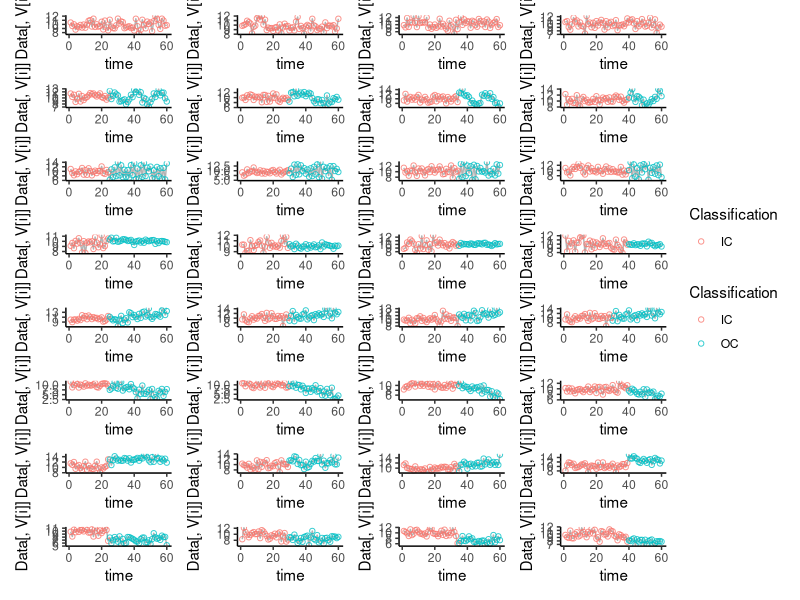
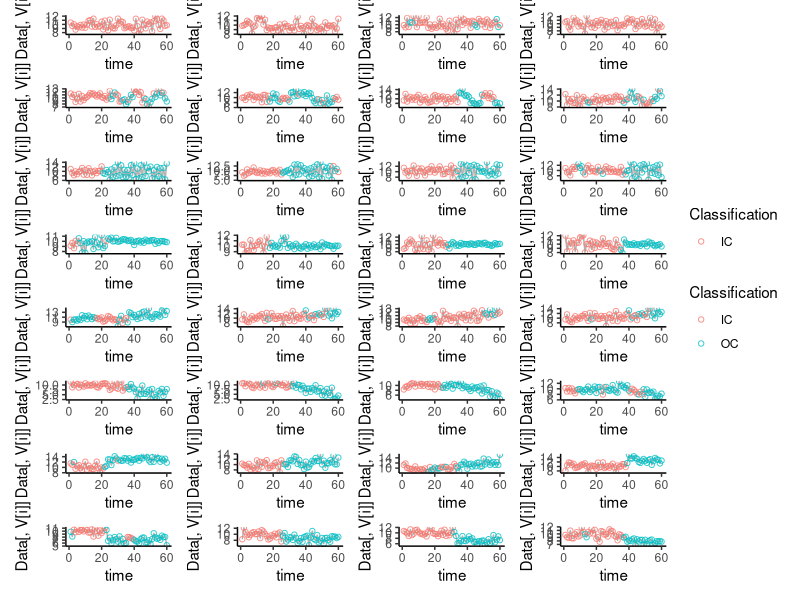
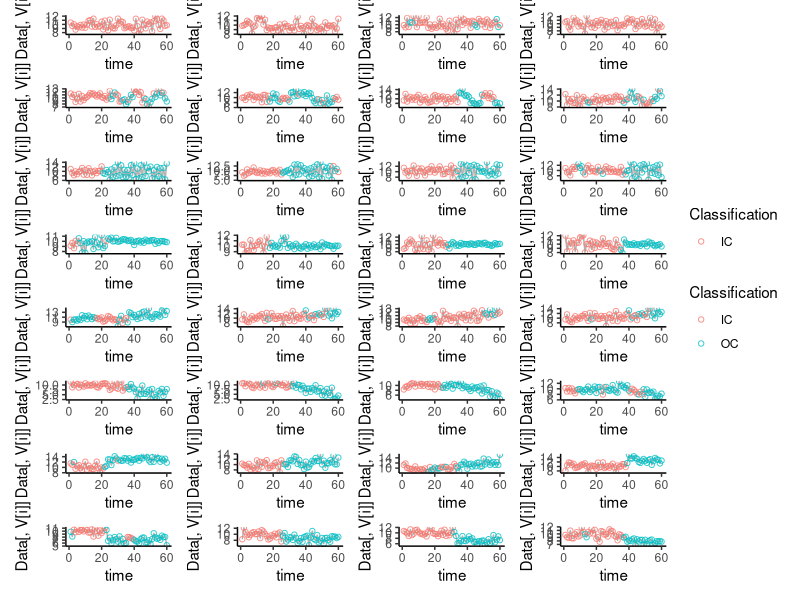

The R script that drew these images, in order:
if (!require("ggplot2")) {
  install.packages("ggplot2")
  library("ggplot2")
}

if (!require("egg")) {
  install.packages("egg")
  library("egg")
}

if (!require("patchwork")) {
  install.packages("patchwork")
  library("patchwork")
}

#Dataset1 Visualization
TimeSeries1 <- read.csv(file = "TimeSeries1.csv",
                        header = TRUE, row.names = 1)
TimeSeries1_Classification <- read.csv(file = "TimeSeries1_Classification.csv",
                        header = TRUE, row.names = 1)

TS1 <- as.data.frame(t(TimeSeries1))
TS1_Class <- as.data.frame(t(TimeSeries1_Classification))

V1 <- c(5, 10, 15, 20)
V2 <- c(45, 50, 55, 60)
V3 <- c(85, 90, 95, 100)
V4 <- c(125, 130, 135, 140)
V5 <- c(165, 170, 175, 170)
V6 <- c(205, 210, 215, 220)
V7 <- c(245, 250, 255, 260)
V8 <- c(285, 290, 295, 300)


plot_series <- function(Data, Class, V)
{
  time <- 1:60
  plot_list <- list()
  for (i in 1:length(V)){
    plot_list[[i]] <- local({
      i <- i
      p <- ggplot(data = Data, mapping = aes(x = time, y = Data[, V[i]]))
      p <- p + geom_line(alpha = 0.3) +
        geom_point(data = Class, aes(x = time, y = Data[, V[i]],
                                    color = as.factor(Class[, V[i]])),
                                    alpha = 0.8, shape = 21) +
        scale_color_discrete(name = "Classification", labels = c("IC", "OC")) +
        theme_classic()
      })
    }
  return(plot_list)
}

p1 <- c(plot_series(TS1, TS1_Class, V1),
        plot_series(TS1, TS1_Class, V2),
        plot_series(TS1, TS1_Class, V3),
        plot_series(TS1, TS1_Class, V4),
        plot_series(TS1, TS1_Class, V5),
        plot_series(TS1, TS1_Class, V6),
        plot_series(TS1, TS1_Class, V7),
        plot_series(TS1, TS1_Class, V8))

Data1 <- wrap_plots(p1, ncol = 4) + plot_layout(guides = "collect")

#Dataset1 with WE anomalies visualization

NE_TS1_Class <- read.csv(file = "TimeSeries1_Nelson_Classification.csv",
                        header = TRUE, row.names = 1)
NE_TS1_Class <- as.data.frame(t(NE_TS1_Class))

p12 <- c(plot_series(TS1, NE_TS1_Class, V1),
        plot_series(TS1, NE_TS1_Class, V2),
        plot_series(TS1, NE_TS1_Class, V3),
        plot_series(TS1, NE_TS1_Class, V4),
        plot_series(TS1, NE_TS1_Class, V5),
        plot_series(TS1, NE_TS1_Class, V6),
        plot_series(TS1, NE_TS1_Class, V7),
        plot_series(TS1, NE_TS1_Class, V8))

Data12 <- wrap_plots(p12, ncol = 4) + plot_layout(guides = "collect")

#Dataset1 with WE anomalies visualization

WE_TS1_Class <- read.csv(file = "TimeSeries1_WE_Classification.csv",
                         header = TRUE, row.names = 1)
WE_TS1_Class <- as.data.frame(t(WE_TS1_Class))

p13 <- c(plot_series(TS1, WE_TS1_Class, V1),
         plot_series(TS1, WE_TS1_Class, V2),
         plot_series(TS1, WE_TS1_Class, V3),
         plot_series(TS1, WE_TS1_Class, V4),
         plot_series(TS1, WE_TS1_Class, V5),
         plot_series(TS1, WE_TS1_Class, V6),
         plot_series(TS1, WE_TS1_Class, V7),
         plot_series(TS1, NE_TS1_Class, V8))

Data13 <- wrap_plots(p12, ncol = 4) + plot_layout(guides = "collect")
